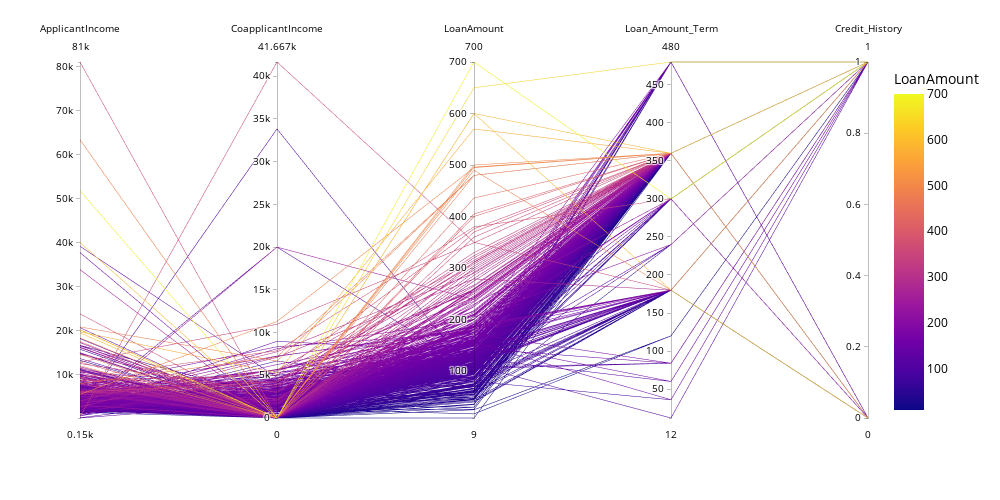

Notebook source saved alongside this figure:
### Code cell
# Filter out non-numeric columns
numeric_cols = ['ApplicantIncome', 'CoapplicantIncome', 'LoanAmount', 'Loan_Amount_Term', 'Credit_History']

# Create parallel coordinates plot
fig = px.parallel_coordinates(train_df, color="LoanAmount", dimensions=numeric_cols)

# Update figure layout
fig.update_layout(
    #title="Loan Eligibility",
    title_font_size=15,
    xaxis_title="Attributes",
    yaxis_title="Values",
    font=dict(size=12, color="black"),
    legend_title="Loan Status",
    legend_font_size=12,
    legend_traceorder="reversed",
    width=1000,
    height=500
)

fig.show()

### Figure 1 — Plotly figure (JSON) as saved in the notebook; plotly's stock layout.template omitted (floating-point values rounded to 4 significant figures; data arrays with more than 128 entries replaced by an {"elided": "..."} marker saying what was removed)
{"data": [{"dimensions": [{"label": "ApplicantIncome", "values": {"elided": "614 int values"}}, {"label": "CoapplicantIncome", "values": {"elided": "614 float values"}}, {"label": "LoanAmount", "values": {"elided": "614 int values"}}, {"label": "Loan_Amount_Term", "values": {"elided": "614 int values"}}, {"label": "Credit_History", "values": {"elided": "614 int values"}}], "domain": {"x": [0, 1], "y": [0, 1]}, "line": {"color": {"elided": "614 int values"}, "coloraxis": "coloraxis"}, "name": "", "type": "parcoords"}], "layout": {"coloraxis": {"colorbar": {"title": {"text": "LoanAmount"}}, "colorscale": [[0, "#0d0887"], [0.1111, "#46039f"], [0.2222, "#7201a8"], [0.3333, "#9c179e"], [0.4444, "#bd3786"], [0.5556, "#d8576b"], [0.6667, "#ed7953"], [0.7778, "#fb9f3a"], [0.8889, "#fdca26"], [1, "#f0f921"]]}, "font": {"color": "black", "size": 12}, "height": 500, "legend": {"font": {"size": 12}, "title": {"text": "Loan Status"}, "tracegroupgap": 0, "traceorder": "reversed"}, "margin": {"t": 60}, "title": {"font": {"size": 15}}, "width": 1000, "xaxis": {"title": {"text": "Attributes"}}, "yaxis": {"title": {"text": "Values"}}}}
